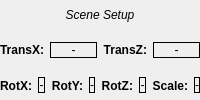
           <widget class="QWidget" name="sceneSetupWidget" native="true">
            <property name="sizePolicy">
             <sizepolicy hsizetype="Expanding" vsizetype="Expanding">
              <horstretch>0</horstretch>
              <verstretch>0</verstretch>
             </sizepolicy>
            </property>
            <layout class="QVBoxLayout" name="verticalLayout_11">
             <property name="margin">
              <number>0</number>
             </property>
             <item>
              <widget class="QLabel" name="trackSiteLbl">
               <property name="sizePolicy">
                <sizepolicy hsizetype="Expanding" vsizetype="Expanding">
                 <horstretch>0</horstretch>
                 <verstretch>0</verstretch>
                </sizepolicy>
               </property>
               <property name="font">
                <font>
                 <italic>true</italic>
                </font>
               </property>
               <property name="frameShape">
                <enum>QFrame::NoFrame</enum>
               </property>
               <property name="text">
                <string>Scene Setup</string>
               </property>
               <property name="alignment">
                <set>Qt::AlignCenter</set>
               </property>
              </widget>
             </item>
             <item>
              <widget class="QWidget" name="sceneTransWidget" native="true">
               <property name="sizePolicy">
                <sizepolicy hsizetype="Preferred" vsizetype="Expanding">
                 <horstretch>0</horstretch>
                 <verstretch>0</verstretch>
                </sizepolicy>
               </property>
               <layout class="QHBoxLayout" name="horizontalLayout_27" stretch="0,1,0,1">
                <property name="margin">
                 <number>0</number>
                </property>
                <item>
                 <widget class="QLabel" name="lbl_5">
                  <property name="sizePolicy">
                   <sizepolicy hsizetype="Preferred" vsizetype="Expanding">
                    <horstretch>0</horstretch>
                    <verstretch>0</verstretch>
                   </sizepolicy>
                  </property>
                  <property name="font">
                   <font>
                    <weight>75</weight>
                    <bold>true</bold>
                   </font>
                  </property>
                  <property name="text">
                   <string>TransX:</string>
                  </property>
                  <property name="alignment">
                   <set>Qt::AlignRight|Qt::AlignTrailing|Qt::AlignVCenter</set>
                  </property>
                 </widget>
                </item>
                <item>
                 <widget class="QLabel" name="transXLbl">
                  <property name="sizePolicy">
                   <sizepolicy hsizetype="Expanding" vsizetype="Fixed">
                    <horstretch>0</horstretch>
                    <verstretch>0</verstretch>
                   </sizepolicy>
                  </property>
                  <property name="cursor">
                   <cursorShape>ArrowCursor</cursorShape>
                  </property>
                  <property name="focusPolicy">
                   <enum>Qt::WheelFocus</enum>
                  </property>
                  <property name="layoutDirection">
                   <enum>Qt::LeftToRight</enum>
                  </property>
                  <property name="frameShape">
                   <enum>QFrame::Box</enum>
                  </property>
                  <property name="text">
                   <string>-</string>
                  </property>
                  <property name="alignment">
                   <set>Qt::AlignCenter</set>
                  </property>
                 </widget>
                </item>
                <item>
                 <widget class="QLabel" name="lbl_6">
                  <property name="sizePolicy">
                   <sizepolicy hsizetype="Expanding" vsizetype="Expanding">
                    <horstretch>0</horstretch>
                    <verstretch>0</verstretch>
                   </sizepolicy>
                  </property>
                  <property name="font">
                   <font>
                    <weight>75</weight>
                    <bold>true</bold>
                   </font>
                  </property>
                  <property name="text">
                   <string>TransZ:</string>
                  </property>
                  <property name="alignment">
                   <set>Qt::AlignRight|Qt::AlignTrailing|Qt::AlignVCenter</set>
                  </property>
                 </widget>
                </item>
                <item>
                 <widget class="QLabel" name="transZLbl">
                  <property name="sizePolicy">
                   <sizepolicy hsizetype="Expanding" vsizetype="Fixed">
                    <horstretch>0</horstretch>
                    <verstretch>0</verstretch>
                   </sizepolicy>
                  </property>
                  <property name="cursor">
                   <cursorShape>ArrowCursor</cursorShape>
                  </property>
                  <property name="focusPolicy">
                   <enum>Qt::WheelFocus</enum>
                  </property>
                  <property name="layoutDirection">
                   <enum>Qt::LeftToRight</enum>
                  </property>
                  <property name="frameShape">
                   <enum>QFrame::Box</enum>
                  </property>
                  <property name="text">
                   <string>-</string>
                  </property>
                  <property name="alignment">
                   <set>Qt::AlignCenter</set>
                  </property>
                 </widget>
                </item>
               </layout>
              </widget>
             </item>
             <item>
              <widget class="QWidget" name="sceneRotScaleWidget" native="true">
               <property name="sizePolicy">
                <sizepolicy hsizetype="Expanding" vsizetype="Expanding">
                 <horstretch>0</horstretch>
                 <verstretch>0</verstretch>
                </sizepolicy>
               </property>
               <layout class="QHBoxLayout" name="horizontalLayout_28" stretch="0,1,0,1,0,1,0,1">
                <property name="margin">
                 <number>0</number>
                </property>
                <item>
                 <widget class="QLabel" name="lbl">
                  <property name="sizePolicy">
                   <sizepolicy hsizetype="Preferred" vsizetype="Expanding">
                    <horstretch>0</horstretch>
                    <verstretch>0</verstretch>
                   </sizepolicy>
                  </property>
                  <property name="font">
                   <font>
                    <weight>75</weight>
                    <bold>true</bold>
                   </font>
                  </property>
                  <property name="text">
                   <string>RotX:</string>
                  </property>
                  <property name="alignment">
                   <set>Qt::AlignRight|Qt::AlignTrailing|Qt::AlignVCenter</set>
                  </property>
                 </widget>
                </item>
                <item>
                 <widget class="QLabel" name="rotXLbl">
                  <property name="sizePolicy">
                   <sizepolicy hsizetype="Expanding" vsizetype="Fixed">
                    <horstretch>0</horstretch>
                    <verstretch>0</verstretch>
                   </sizepolicy>
                  </property>
                  <property name="cursor">
                   <cursorShape>ArrowCursor</cursorShape>
                  </property>
                  <property name="focusPolicy">
                   <enum>Qt::WheelFocus</enum>
                  </property>
                  <property name="layoutDirection">
                   <enum>Qt::LeftToRight</enum>
                  </property>
                  <property name="frameShape">
                   <enum>QFrame::Box</enum>
                  </property>
                  <property name="text">
                   <string>-</string>
                  </property>
                  <property name="alignment">
                   <set>Qt::AlignCenter</set>
                  </property>
                 </widget>
                </item>
                <item>
                 <widget class="QLabel" name="lbl_2">
                  <property name="sizePolicy">
                   <sizepolicy hsizetype="Expanding" vsizetype="Expanding">
                    <horstretch>0</horstretch>
                    <verstretch>0</verstretch>
                   </sizepolicy>
                  </property>
                  <property name="font">
                   <font>
                    <weight>75</weight>
                    <bold>true</bold>
                   </font>
                  </property>
                  <property name="text">
                   <string>RotY:</string>
                  </property>
                  <property name="alignment">
                   <set>Qt::AlignRight|Qt::AlignTrailing|Qt::AlignVCenter</set>
                  </property>
                 </widget>
                </item>
                <item>
                 <widget class="QLabel" name="rotYLbl">
                  <property name="sizePolicy">
                   <sizepolicy hsizetype="Expanding" vsizetype="Fixed">
                    <horstretch>0</horstretch>
                    <verstretch>0</verstretch>
                   </sizepolicy>
                  </property>
                  <property name="cursor">
                   <cursorShape>ArrowCursor</cursorShape>
                  </property>
                  <property name="focusPolicy">
                   <enum>Qt::WheelFocus</enum>
                  </property>
                  <property name="layoutDirection">
                   <enum>Qt::LeftToRight</enum>
                  </property>
                  <property name="frameShape">
                   <enum>QFrame::Box</enum>
                  </property>
                  <property name="text">
                   <string>-</string>
                  </property>
                  <property name="alignment">
                   <set>Qt::AlignCenter</set>
                  </property>
                 </widget>
                </item>
                <item>
                 <widget class="QLabel" name="lbl_3">
                  <property name="sizePolicy">
                   <sizepolicy hsizetype="Preferred" vsizetype="Expanding">
                    <horstretch>0</horstretch>
                    <verstretch>0</verstretch>
                   </sizepolicy>
                  </property>
                  <property name="font">
                   <font>
                    <weight>75</weight>
                    <bold>true</bold>
                   </font>
                  </property>
                  <property name="text">
                   <string>RotZ:</string>
                  </property>
                  <property name="alignment">
                   <set>Qt::AlignRight|Qt::AlignTrailing|Qt::AlignVCenter</set>
                  </property>
                 </widget>
                </item>
                <item>
                 <widget class="QLabel" name="rotZLbl">
                  <property name="sizePolicy">
                   <sizepolicy hsizetype="Expanding" vsizetype="Fixed">
                    <horstretch>0</horstretch>
                    <verstretch>0</verstretch>
                   </sizepolicy>
                  </property>
                  <property name="cursor">
                   <cursorShape>ArrowCursor</cursorShape>
                  </property>
                  <property name="focusPolicy">
                   <enum>Qt::WheelFocus</enum>
                  </property>
                  <property name="layoutDirection">
                   <enum>Qt::LeftToRight</enum>
                  </property>
                  <property name="frameShape">
                   <enum>QFrame::Box</enum>
                  </property>
                  <property name="text">
                   <string>-</string>
                  </property>
                  <property name="alignment">
                   <set>Qt::AlignCenter</set>
                  </property>
                 </widget>
                </item>
                <item>
                 <widget class="QLabel" name="lbl_4">
                  <property name="sizePolicy">
                   <sizepolicy hsizetype="Expanding" vsizetype="Expanding">
                    <horstretch>0</horstretch>
                    <verstretch>0</verstretch>
                   </sizepolicy>
                  </property>
                  <property name="font">
                   <font>
                    <weight>75</weight>
                    <bold>true</bold>
                   </font>
                  </property>
                  <property name="text">
                   <string>Scale:</string>
                  </property>
                  <property name="alignment">
                   <set>Qt::AlignRight|Qt::AlignTrailing|Qt::AlignVCenter</set>
                  </property>
                 </widget>
                </item>
                <item>
                 <widget class="QLabel" name="scaleLbl">
                  <property name="sizePolicy">
                   <sizepolicy hsizetype="Expanding" vsizetype="Fixed">
                    <horstretch>0</horstretch>
                    <verstretch>0</verstretch>
                   </sizepolicy>
                  </property>
                  <property name="cursor">
                   <cursorShape>ArrowCursor</cursorShape>
                  </property>
                  <property name="focusPolicy">
                   <enum>Qt::WheelFocus</enum>
                  </property>
                  <property name="layoutDirection">
                   <enum>Qt::LeftToRight</enum>
                  </property>
                  <property name="frameShape">
                   <enum>QFrame::Box</enum>
                  </property>
                  <property name="text">
                   <string>-</string>
                  </property>
                  <property name="alignment">
                   <set>Qt::AlignCenter</set>
                  </property>
                 </widget>
                </item>
               </layout>
              </widget>
             </item>
            </layout>
           </widget>
